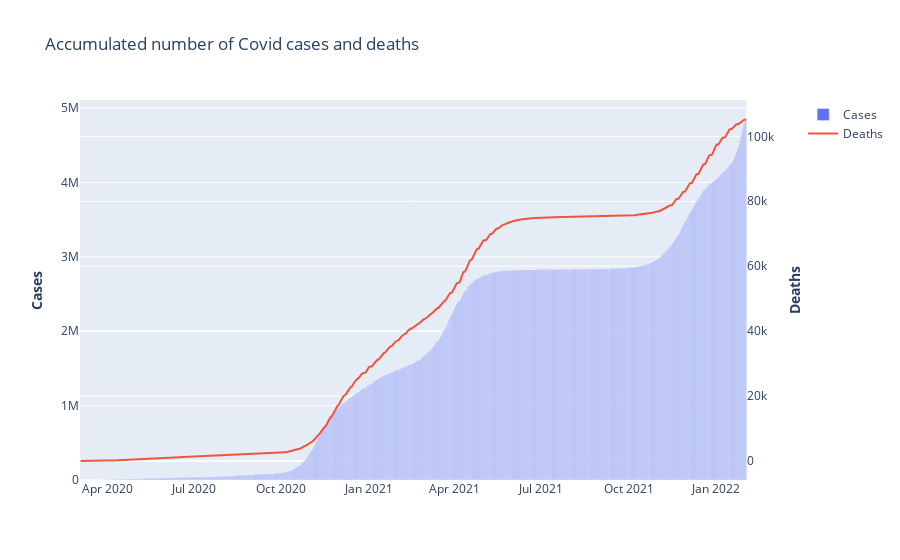

Here is the notebook cell this chart was saved with:
### Code cell
#Creating graph using Plotly
fig1 = make_subplots(specs=[[{"secondary_y": True}]])

fig1.add_trace(
    go.Bar(x=data_c['Date'], y=data_c['Poland'], name='Cases'),
    secondary_y=False,)

fig1.add_trace(
    go.Scatter(x=data_d['Date'], y=data_d['Poland'],name='Deaths'),
    secondary_y=True,)

fig1.update_yaxes(title_text="<b>Cases</b>", secondary_y=False)
fig1.update_yaxes(title_text="<b>Deaths</b>", secondary_y=True)
fig1.update_layout(title_text="Accumulated number of Covid cases and deaths")

fig1.show()

### Figure 1 — Plotly figure (JSON) as saved in the notebook; plotly's stock layout.template omitted (floating-point values rounded to 4 significant figures; data arrays with more than 128 entries replaced by an {"elided": "..."} marker saying what was removed)
{"data": [{"name": "Cases", "type": "bar", "x": {"elided": "700 str values"}, "xaxis": "x", "y": {"elided": "700 int values"}, "yaxis": "y"}, {"name": "Deaths", "type": "scatter", "x": {"elided": "700 str values"}, "xaxis": "x", "y": {"elided": "700 int values"}, "yaxis": "y2"}], "layout": {"title": {"text": "Accumulated number of Covid cases and deaths"}, "xaxis": {"anchor": "y", "domain": [0, 0.94]}, "yaxis": {"anchor": "x", "domain": [0, 1], "title": {"text": "<b>Cases</b>"}}, "yaxis2": {"anchor": "x", "overlaying": "y", "side": "right", "title": {"text": "<b>Deaths</b>"}}}}
